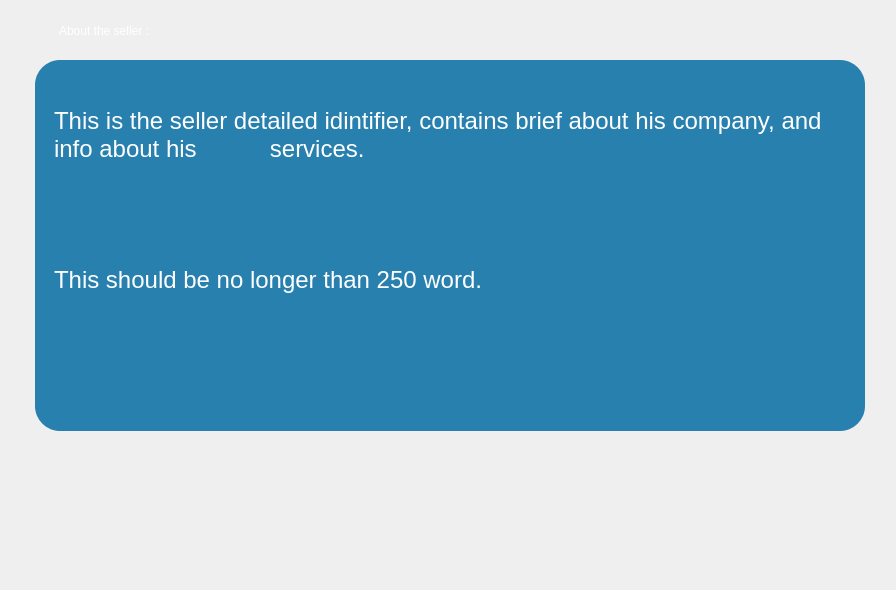
        <widget class="QWidget" name="pg_0_Home_5">
         <widget class="QLabel" name="lb_About_0_5">
          <property name="geometry">
           <rect>
            <x>46</x>
            <y>10</y>
            <width>281</width>
            <height>41</height>
           </rect>
          </property>
          <property name="styleSheet">
           <string notr="true">*{
 color: #ffffff;
 font: 700 13pt &quot;Segoe UI&quot;;
padding:0 0 0 10px;
 }</string>
          </property>
          <property name="text">
           <string>About the seller :</string>
          </property>
         </widget>
         <widget class="QTextBrowser" name="textBrowser_About_0_5">
          <property name="geometry">
           <rect>
            <x>35</x>
            <y>60</y>
            <width>830</width>
            <height>371</height>
           </rect>
          </property>
          <property name="font">
           <font>
            <pointsize>18</pointsize>
           </font>
          </property>
          <property name="styleSheet">
           <string notr="true">*{
background-color:#2880AE;
border-radius: 25px;
padding: 15px 15px 15px 15px;
color: #ffffff;
 }</string>
          </property>
          <property name="html">
           <string>&lt;!DOCTYPE HTML PUBLIC &quot;-//W3C//DTD HTML 4.0//EN&quot; &quot;http://www.w3.org/TR/REC-html40/strict.dtd&quot;&gt;
&lt;html&gt;&lt;head&gt;&lt;meta name=&quot;qrichtext&quot; content=&quot;1&quot; /&gt;&lt;meta charset=&quot;utf-8&quot; /&gt;&lt;style type=&quot;text/css&quot;&gt;
p, li { white-space: pre-wrap; }
&lt;/style&gt;&lt;/head&gt;&lt;body style=&quot; font-family:'Segoe UI'; font-size:18pt; font-weight:400; font-style:normal;&quot;&gt;
&lt;p style=&quot; margin-top:0px; margin-bottom:0px; margin-left:0px; margin-right:0px; -qt-block-indent:0; text-indent:0px;&quot;&gt; &lt;/p&gt;
&lt;p style=&quot; margin-top:0px; margin-bottom:0px; margin-left:0px; margin-right:0px; -qt-block-indent:0; text-indent:0px;&quot;&gt;&lt;span style=&quot; color:#ffffff;&quot;&gt;This is the seller detailed idintifier, contains brief about his company, and info about his           services.&lt;/span&gt; &lt;/p&gt;
&lt;p style=&quot; margin-top:0px; margin-bottom:0px; margin-left:0px; margin-right:0px; -qt-block-indent:0; text-indent:0px;&quot;&gt; &lt;/p&gt;
&lt;p style=&quot; margin-top:0px; margin-bottom:0px; margin-left:0px; margin-right:0px; -qt-block-indent:0; text-indent:0px;&quot;&gt; &lt;/p&gt;
&lt;p style=&quot; margin-top:0px; margin-bottom:0px; margin-left:0px; margin-right:0px; -qt-block-indent:0; text-indent:0px;&quot;&gt; &lt;/p&gt;
&lt;p style=&quot;-qt-paragraph-type:empty; margin-top:0px; margin-bottom:0px; margin-left:0px; margin-right:0px; -qt-block-indent:0; text-indent:0px; font-size:12pt;&quot;&gt;&lt;br /&gt;&lt;/p&gt;
&lt;p style=&quot; margin-top:0px; margin-bottom:0px; margin-left:0px; margin-right:0px; -qt-block-indent:0; text-indent:0px;&quot;&gt;&lt;span style=&quot; color:#ffffff;&quot;&gt;This should be no longer than 250 word.&lt;/span&gt;&lt;/p&gt;&lt;/body&gt;&lt;/html&gt;</string>
          </property>
         </widget>
         <widget class="QLabel" name="lb_Ad_0_5">
          <property name="geometry">
           <rect>
            <x>21</x>
            <y>450</y>
            <width>866</width>
            <height>131</height>
           </rect>
          </property>
          <property name="text">
           <string/>
          </property>
          <property name="pixmap">
           <pixmap resource="Resources.qrc">:/img/assets/img/Ads/SellerProfile/4.png</pixmap>
          </property>
          <property name="scaledContents">
           <bool>true</bool>
          </property>
         </widget>
        </widget>
